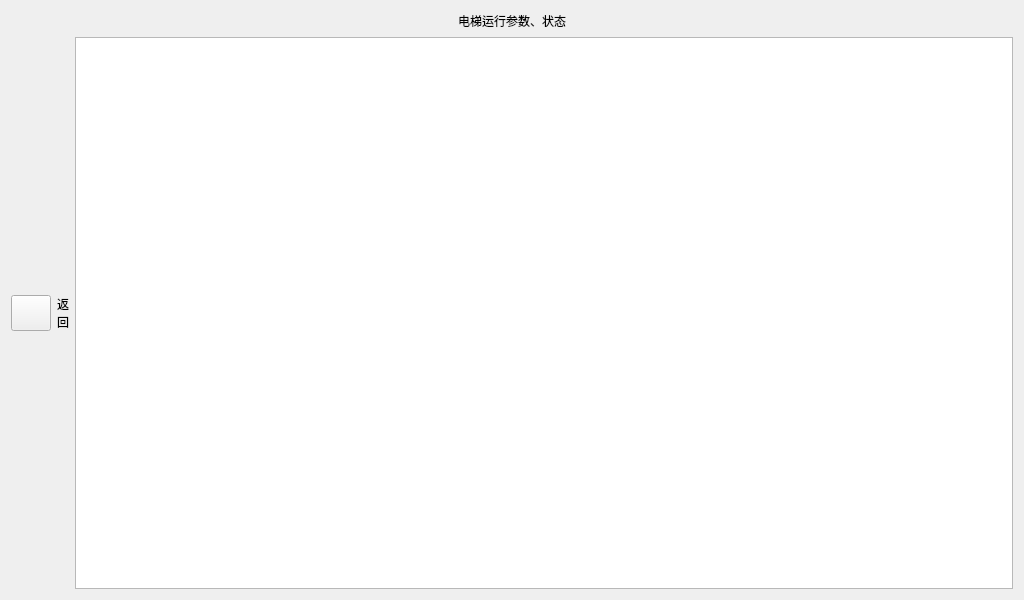
<?xml version="1.0" encoding="UTF-8"?>
<ui version="4.0">
 <class>date3lift</class>
 <widget class="QWidget" name="date3lift">
  <property name="geometry">
   <rect>
    <x>0</x>
    <y>0</y>
    <width>1024</width>
    <height>600</height>
   </rect>
  </property>
  <property name="windowTitle">
   <string>Form</string>
  </property>
  <layout class="QVBoxLayout" name="verticalLayout">
   <item>
    <layout class="QHBoxLayout" name="horizontalLayout_3">
     <item>
      <spacer name="horizontalSpacer">
       <property name="orientation">
        <enum>Qt::Horizontal</enum>
       </property>
       <property name="sizeHint" stdset="0">
        <size>
         <width>40</width>
         <height>20</height>
        </size>
       </property>
      </spacer>
     </item>
     <item>
      <widget class="QLabel" name="label">
       <property name="text">
        <string>电梯运行参数、状态</string>
       </property>
      </widget>
     </item>
     <item>
      <spacer name="horizontalSpacer_2">
       <property name="orientation">
        <enum>Qt::Horizontal</enum>
       </property>
       <property name="sizeHint" stdset="0">
        <size>
         <width>40</width>
         <height>20</height>
        </size>
       </property>
      </spacer>
     </item>
    </layout>
   </item>
   <item>
    <layout class="QHBoxLayout" name="horizontalLayout">
     <item>
      <layout class="QVBoxLayout" name="verticalLayout_2">
       <item>
        <spacer name="verticalSpacer">
         <property name="orientation">
          <enum>Qt::Vertical</enum>
         </property>
         <property name="sizeHint" stdset="0">
          <size>
           <width>20</width>
           <height>40</height>
          </size>
         </property>
        </spacer>
       </item>
       <item>
        <layout class="QHBoxLayout" name="horizontalLayout_2">
         <item>
          <widget class="QPushButton" name="pushButton">
           <property name="sizePolicy">
            <sizepolicy hsizetype="Minimum" vsizetype="Minimum">
             <horstretch>0</horstretch>
             <verstretch>0</verstretch>
            </sizepolicy>
           </property>
           <property name="text">
            <string/>
           </property>
          </widget>
         </item>
         <item>
          <widget class="QLabel" name="label_2">
           <property name="text">
            <string>返
回</string>
           </property>
          </widget>
         </item>
        </layout>
       </item>
       <item>
        <spacer name="verticalSpacer_2">
         <property name="orientation">
          <enum>Qt::Vertical</enum>
         </property>
         <property name="sizeHint" stdset="0">
          <size>
           <width>20</width>
           <height>40</height>
          </size>
         </property>
        </spacer>
       </item>
      </layout>
     </item>
     <item>
      <widget class="QTableView" name="tableView"/>
     </item>
    </layout>
   </item>
  </layout>
 </widget>
 <resources/>
 <connections/>
</ui>
